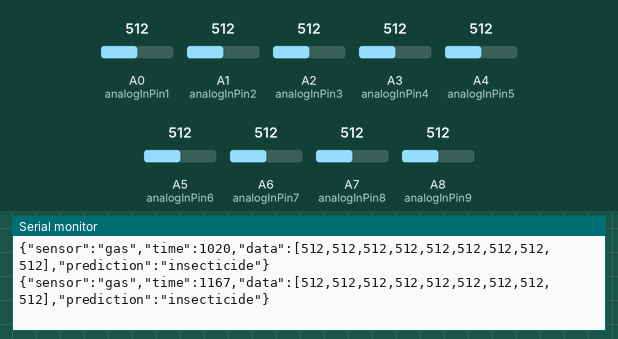
A sketch run on a simulated Arduino Mega 2560, built with avr-gcc and run on an emulated ATmega2560. Parts: the last lines printed to the serial monitor. The inputs (shaded band) are chosen by the test bench; at power-on: A0 (analogInPin1) = 512, A1 (analogInPin2) = 512, A2 (analogInPin3) = 512, A3 (analogInPin4) = 512, A4 (analogInPin5) = 512, A5 (analogInPin6) = 512, A6 (analogInPin7) = 512, A7 (analogInPin8) = 512, A8 (analogInPin9) = 512.

Above: at 1.2 s.
1.3 s: A0 (analogInPin1) set to 599
At 1.45 s:
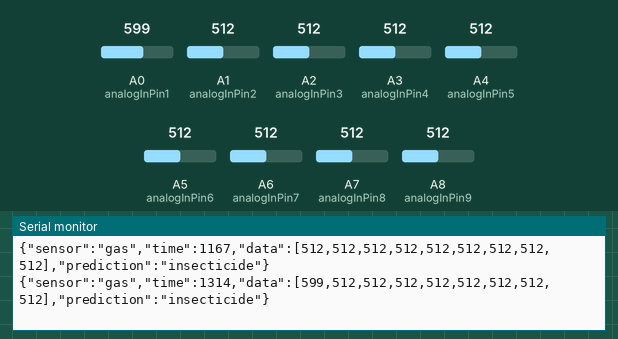
4.3 s: A0 (analogInPin1) set to 624
At 4.53 s:
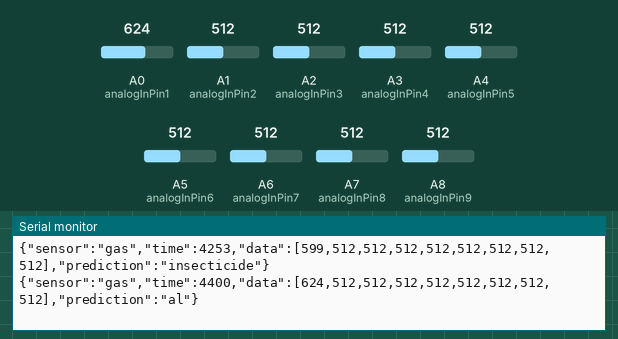
6.0 s: A1 (analogInPin2) set to 574
At 6.04 s:
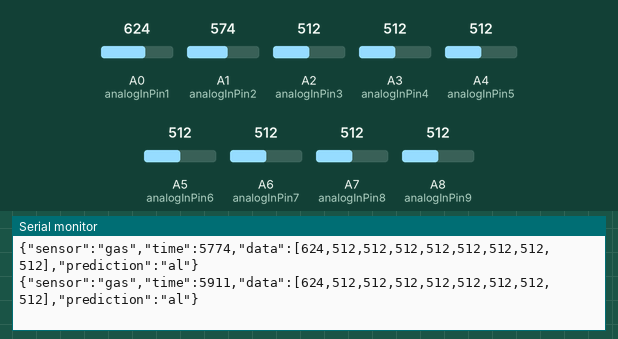
9.0 s: A1 (analogInPin2) set to 599
At 9.21 s:
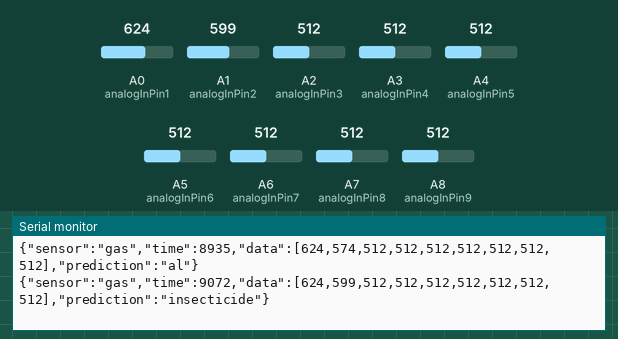
10.5 s: A2 (analogInPin3) set to 105
At 10.53 s:
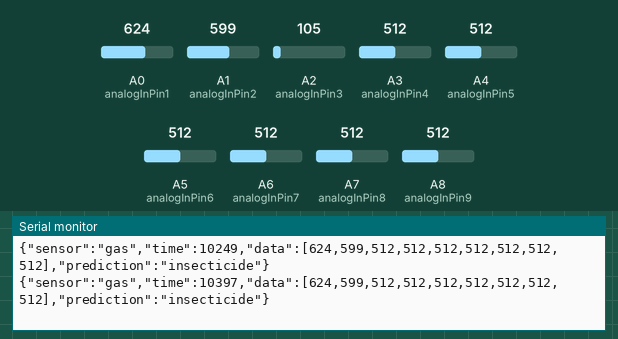
12.0 s: A2 (analogInPin3) set to 93
At 12.01 s:
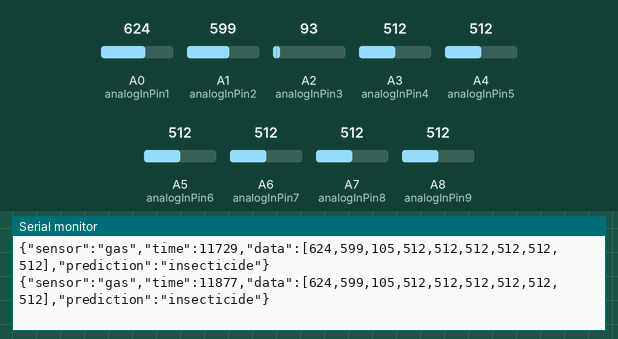
Timing chart, 0 to 15.0 s (numbered marks = the images above; inputs shaded):
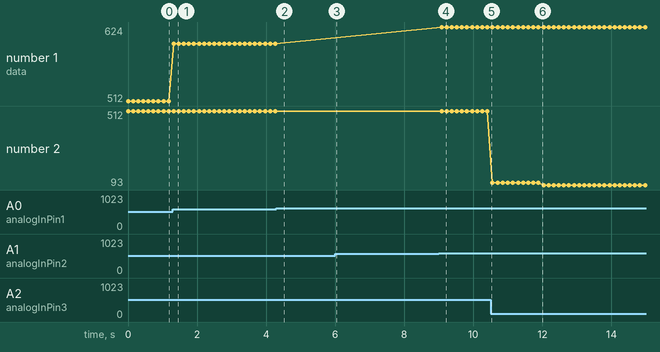

The sketch:

Inference_model.ino
```cpp
#include <ArduinoJson.h>
#include "lr_model.h"
Eloquent::ML::Port::LogisticRegression clf;


// These constants won't change. They're used to give names to the pins used:
const int analogInPin1 = A0;  // Analog input pin that the potentiometer is attached to MQ-3    : Alcohol , Ethanol, Smoke
const int analogInPin2 = A1;  // Analog input pin that the potentiometer is attached to MQ-135  : Nox
const int analogInPin3 = A2;  // Analog input pin that the potentiometer is attached to MQ-138  : Acetone,Benzene,Hydrogen,Toluene,Formaldehyde,Alcoho
const int analogInPin4 = A3;  // Analog input pin that the potentiometer is attached to MQ-136  : H2S
const int analogInPin5 = A4;  // Analog input pin that the potentiometer is attached to TGS2611 : Methane
const int analogInPin6 = A5;  // Analog input pin that the potentiometer is attached to MG-811  : Carbon Dioxide(CO2)
const int analogInPin7 = A6;  // Analog input pin that the potentiometer is attached to MQ-137  : Ammonia
const int analogInPin8 = A7;  // Analog input pin that the potentiometer is attached to MQ-5    : LPG,Methane
const int analogInPin9 = A8;  // Analog input pin that the potentiometer is attached to MQ-131  : Ozone

int sensor_mq3 = 0;        // value read from the pot
int sensor_mq135 = 0;        // value read from the pot
int sensor_mq138 = 0;        // value read from the pot
int sensor_mq136 = 0;        // value read from the pot
int sensor_tgs2611 = 0;        // value read from the pot
int sensor_mg811 = 0;        // value read from the pot
int sensor_mq137 = 0;        // value read from the pot
int sensor_mq5 = 0;        // value read from the pot
int sensor_mq131 = 0;        // value read from the pot

StaticJsonDocument<200> doc;  // <- a little more than 200 bytes in the stack

void setup() {
  // initialize serial communications at 9600 bps:
  Serial.begin(9600);


}


void show_sesor(){
  // print the results to the Serial Monitor:
  Serial.print (" s1 = ");
  Serial.print ( sensor_mq3);
  Serial.print (" s2 = ");
  Serial.print ( sensor_mq135);
  Serial.print (" s3 = ");
  Serial.print ( sensor_mq138);
  Serial.print (" s4 = ");
  Serial.print ( sensor_mq136);
  Serial.print (" s5 = ");
  Serial.print ( sensor_tgs2611);
  Serial.print (" s6 = ");
  Serial.print ( sensor_mg811);
  Serial.print (" s7 = ");
  Serial.print ( sensor_mq137);
  Serial.print (" s8 = ");
  Serial.print ( sensor_mq5);
  Serial.print (" s9 = ");
  Serial.print ( sensor_mq131);
}

void loop() {
  // read the analog in value:
  char const *predicted_label;
  float feature[7] ;

  sensor_mq3 = analogRead(analogInPin1);
  sensor_mq135 = analogRead(analogInPin2);
  sensor_mq138 = analogRead(analogInPin3);
  sensor_mq136 = analogRead(analogInPin4);
  sensor_tgs2611 = analogRead(analogInPin5);
  sensor_mg811 = analogRead(analogInPin6);
  sensor_mq137 = analogRead(analogInPin7);
  sensor_mq5 = analogRead(analogInPin8);
  sensor_mq131 = analogRead(analogInPin9);

  doc["sensor"] = "gas";
  doc["time"]   = millis();  //go back to zero after approximately 50 days
  doc["data"][0] = sensor_mq3;
  doc["data"][1] = sensor_mq135;
  doc["data"][2] = sensor_mq138;
  doc["data"][3] = sensor_mq136;
  doc["data"][4] = sensor_tgs2611;
  doc["data"][5] = sensor_mg811;
  doc["data"][6] = sensor_mq137;
  doc["data"][7] = sensor_mq5;
  doc["data"][8] = sensor_mq131;

//  feature[0]=sensor_mq3;
//  feature[1]=sensor_mq135;
//  feature[2]=sensor_mq138;
//  feature[3]=sensor_mq136;
//  feature[4]=sensor_tgs2611;
//  feature[5]=sensor_mg811;
//  feature[6]=sensor_mq137;
//  feature[7]=sensor_mq5;
//  feature[8]=sensor_mq131;

  feature[0]=sensor_mq3;
  feature[1]=sensor_mq135;
  feature[2]=sensor_tgs2611;
  feature[3]=sensor_mq137;
  feature[4]=sensor_mq5;
  feature[5]=sensor_mq136;


  /* float dummy[9] = {384,378,431,568,497,95,746,744,320};
  for( int  k=0; k <9; k++  ){
    feature[k] = dummy[k] ;
  }
  */

  predicted_label = clf.predictLabel(feature);
  doc["prediction"] = predicted_label;

  serializeJson(doc, Serial);
  Serial.println ();

  // wait 100 milliseconds before the next loop for the analog-to-digital
  // converter to settle after the last reading:
  delay(100);
}
```

lr_model.h
```cpp
#pragma once
#include <stdarg.h>
#define NUM_FEATURES 6
#define NUM_TARGET 7
namespace Eloquent {
    namespace ML {
        namespace Port {
            class LogisticRegression {
                public:
                    /**
                    * Predict class for features vector
                    */
                    int predict(float *x) {
                        float votes[NUM_TARGET] = { 0.0f };
                        votes[0] = dot(x,NUM_FEATURES,   -0.006205340932  , -0.094051098209  , -0.157012199862  , -0.016044697299  , 0.038453957262  , -0.012145719927 ) + 60.04403063049981;
                        votes[1] = dot(x,NUM_FEATURES,   -0.056835170614  , -0.026787651679  , 0.088964013691  , 0.037125302139  , -0.047510305735  , -0.071506967471 ) + 7.6464053129490095;
                        votes[2] = dot(x,NUM_FEATURES,   -0.139849636185  , 0.036415148376  , 0.012130388517  , -0.035779706923  , 0.069356233308  , -0.00414053503 ) + 30.579860395296027;
                        votes[3] = dot(x,NUM_FEATURES,   -0.002865382054  , 0.034876570415  , 0.049597385916  , -0.06622745194  , 0.0308623076  , 0.074265550766 ) + -17.320487766575475;
                        votes[4] = dot(x,NUM_FEATURES,   0.11995331332  , -0.018975235027  , 0.005939081887  , -0.041992759322  , -0.069970824927  , 0.002052355962 ) + 21.198442414499596;
                        votes[5] = dot(x,NUM_FEATURES,   0.135733296763  , 0.007793158564  , 0.006135865856  , 0.052490284948  , -0.068773325252  , 0.018428110602 ) + -46.81457847830283;
                        votes[6] = dot(x,NUM_FEATURES,   -0.049931072831  , 0.060729114722  , -0.005754518828  , 0.070429047626  , 0.047581966523  , -0.006952789239 ) + -55.33367253373744;
                        // return argmax of votes
                        uint8_t classIdx = 0;
                        float maxVotes = votes[0];

                        for (uint8_t i = 1; i < NUM_TARGET; i++) {
//                            Serial.print(" ");
//                            Serial.print(votes[i]);
//                            Serial.print(" ");
                            if (votes[i] > maxVotes) {
                                classIdx = i;
                                maxVotes = votes[i];
                            }
                        }

                        return classIdx;
                    }

                    /**
                    * Predict readable class name
                    */
                    const char* predictLabel(float *x) {
                        return idxToLabel(predict(x));
                    }

                    /**
                    * Convert class idx to readable name
                    */
                    const char* idxToLabel(uint8_t classIdx) {
                        switch (classIdx) {
                            case 0:
                            return "background";
                            case 1:
                            return "lighter";
                            case 2:
                            return "cigarette";
                            case 3:
                            return "insecticide";
                            case 4:
                            return "rotten";
                            case 5:
                            return "al";
                            case 6:
                            return "pipe";
                            default:
                            return "Houston we have a problem";
                        }
                    }

                protected:
                    /**
                    * Compute dot product
                    */
                    float dot(float *x,int size,...) {
                        va_list w;
                        va_start(w, size);
                        float dot = 0.0;

                        for (uint16_t i = 0; i < size; i++) {
                            const float wi = va_arg(w, double);
                            dot += x[i] * wi;
                        }

                        return dot;
                    }
                };
            }
        }
    }
```

Measured:
- the behaviour switches between 609 and 610 on A0 (analogInPin1) (found by bisection; images 1 and 2)
- the behaviour switches between 587 and 588 on A1 (analogInPin2) (found by bisection; images 3 and 4)
- after the input at 1.3 s, the serial monitor: prints a new line at once (image 1)
- after the input at 4.3 s, the serial monitor: prints a new line after 0.11 s (image 2)
- after the input at 9.0 s, the serial monitor: prints a new line after 0.08 s (image 4)
- plotted number 1: 512 → 599 after the input at 1.3 s
- plotted number 2: 512 → 105 after the input at 10.5 s, 105 → 93 after the input at 12.0 s
